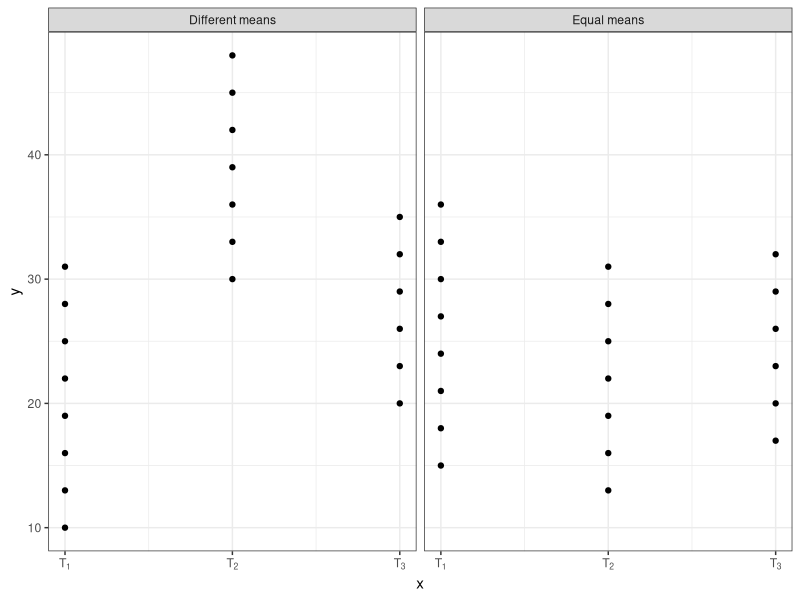

This figure's R source:
## ---- chunk 1
library(ggplot2)

df <- data.frame(
  x = c(rep(1, 8), rep(2, 7), rep(3, 6),
        rep(1, 8), rep(2, 7), rep(3, 6)),
  y = c(10 + 3*(0:7), 30 + 3*(0:6), 20 + 3*(0:5),
        15 + 3*(0:7), 13 + 3*(0:6), 17 + 3*(0:5)),
  panel = rep(c("Different means", "Equal means"), each = 21)
)

ggplot(df, aes(x, y)) +
  geom_point() +
  facet_wrap(~panel) +
  scale_x_continuous(
    breaks = 1:3,
    labels = expression(T[1], T[2], T[3])
  ) +
  labs(x = "x", y = "y") +
  theme_bw()
## ---- chunk 2
#| echo: true
df <- data.frame(
  variety = factor(rep(1:3, each = 5)),
  phosphorus = c(
    0.35, 0.40, 0.58, 0.50, 0.47,
    0.65, 0.70, 0.90, 0.84, 0.79,
    0.60, 0.80, 0.75, 0.73, 0.66
  )
)

fit <- aov(phosphorus ~ variety, data=df)
summary(fit)
